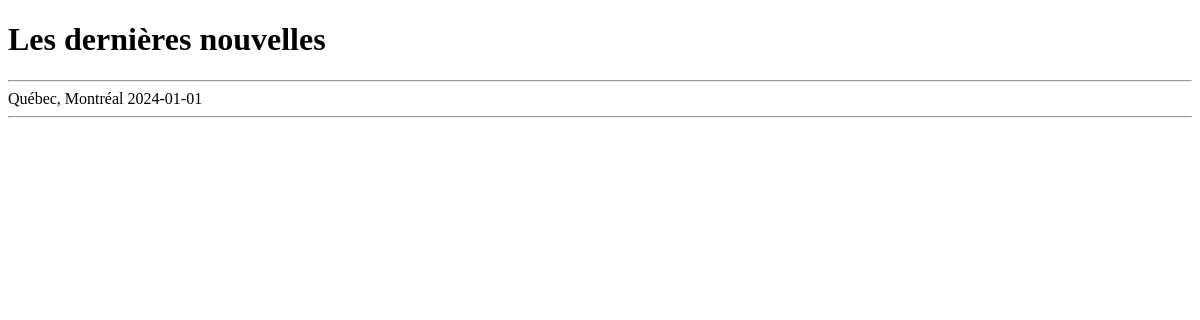
Before: / with the older database file.
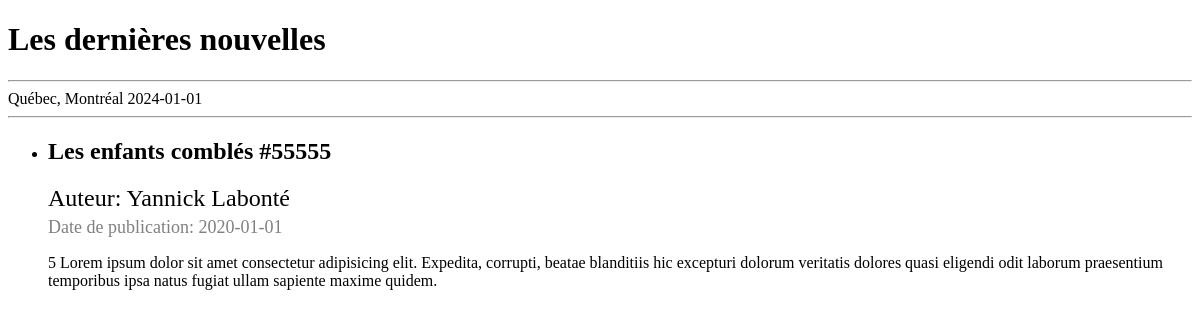
After: the same page with the newer database file.
### tables this page shows
CREATE TABLE article (
    identifiant INTEGER PRIMARY KEY,
    titre TEXT,
    auteur TEXT,
    date_de_publication date,
    contenu TEXT
);

### app.py (the view)
@app.route("/")
def home():
    database = Database()
    articles = database.rechercher_articles("5 Lorem")
    return render_template("index.html", articles=articles)

### database.py (called while the page is built)
    def get_connection(self):
        if self.connection is None:
            self.connection = sqlite3.connect(Database.database)
        return self.connection

    def rechercher_articles(self, mots_cles):
        connection = self.get_connection()
        cursor = connection.cursor()
        cursor.execute(
            """SELECT * FROM article
             WHERE titre LIKE ? OR contenu LIKE ?""", ('%' + mots_cles + '%', '%' + mots_cles + '%')
        )
        article = cursor.fetchall()
        cursor.close()
        connection.close()
        return article

### templates/index.html (shortened to what this page needs)
<!DOCTYPE html>
<html lang="en">
  <head>
    <link rel="stylesheet" href="../static/style.css" />
  </head>
  <body>
    <div class="main-container">
      <div class="main-container-header">
        <h1 id="main-title">Les dernières nouvelles</h1>
      </div>
      <hr />
      <div id="place-and-date">Québec, Montréal 2024-01-01</div>
      <hr />
      <ul>
        {% for article in articles%} {% if article[3] < '2023-01-01' %}
        <li>
          <article class="article-container">
            <h2>{{article[1]}} #{{article[0]}}</h2>
            <p class="auteur">Auteur: {{article[2]}}</p>
            <time class="date-de-publication"
              >Date de publication: {{article[3]}}</time
            >
            <p>{{article[4]}}</p>
          </article>
        </li>
        {% endif %} {% endfor %}
      </ul>
    </div>
  </body>
</html>

### static/style.css (style rules this page uses)
.auteur { font-size: 24px; margin: 5px 0px 5px 0px; }
.date-de-publication { font-size: 18px; color: grey; margin: 5px 0px 5px 0px; }

Changed rows visible on the page:
added article: titre "Les enfants comblés", identifiant "55555", auteur "Yannick Labonté", date_de_publication "2020-01-01", contenu "5 Lorem ipsum dolor sit amet consectetur adipisicing elit. Expedita, corrupti, beatae blanditiis hic excepturi dolorum veritatis dolores quasi eligendi odit laborum praesentium temporibus ipsa natus fugiat ullam sapiente maxime quidem."
